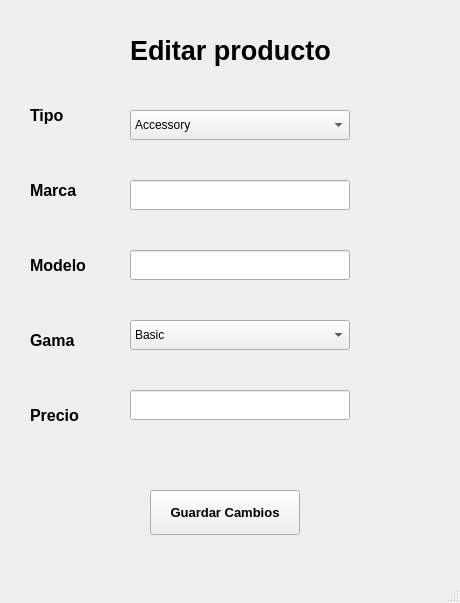
<?xml version="1.0" encoding="UTF-8"?>
<ui version="4.0">
 <class>EditarRegistro</class>
 <widget class="QMainWindow" name="EditarRegistro">
  <property name="geometry">
   <rect>
    <x>0</x>
    <y>0</y>
    <width>460</width>
    <height>603</height>
   </rect>
  </property>
  <property name="windowTitle">
   <string>Editar producto</string>
  </property>
  <widget class="QWidget" name="centralwidget">
   <widget class="QLabel" name="lbl_titulo_editar">
    <property name="geometry">
     <rect>
      <x>130</x>
      <y>30</y>
      <width>231</width>
      <height>41</height>
     </rect>
    </property>
    <property name="font">
     <font>
      <family>Arial</family>
      <pointsize>20</pointsize>
      <weight>75</weight>
      <bold>true</bold>
     </font>
    </property>
    <property name="text">
     <string>Editar producto</string>
    </property>
   </widget>
   <widget class="QLabel" name="lbl_tipo">
    <property name="geometry">
     <rect>
      <x>30</x>
      <y>100</y>
      <width>75</width>
      <height>30</height>
     </rect>
    </property>
    <property name="font">
     <font>
      <family>Arial</family>
      <pointsize>12</pointsize>
      <weight>75</weight>
      <bold>true</bold>
     </font>
    </property>
    <property name="text">
     <string>Tipo</string>
    </property>
   </widget>
   <widget class="QLabel" name="lbl_marca">
    <property name="geometry">
     <rect>
      <x>30</x>
      <y>175</y>
      <width>75</width>
      <height>30</height>
     </rect>
    </property>
    <property name="font">
     <font>
      <family>Arial</family>
      <pointsize>12</pointsize>
      <weight>75</weight>
      <bold>true</bold>
     </font>
    </property>
    <property name="text">
     <string>Marca</string>
    </property>
   </widget>
   <widget class="QLabel" name="lbl_modelo">
    <property name="geometry">
     <rect>
      <x>30</x>
      <y>250</y>
      <width>75</width>
      <height>30</height>
     </rect>
    </property>
    <property name="font">
     <font>
      <family>Arial</family>
      <pointsize>12</pointsize>
      <weight>75</weight>
      <bold>true</bold>
     </font>
    </property>
    <property name="text">
     <string>Modelo</string>
    </property>
   </widget>
   <widget class="QLabel" name="lbl_gama">
    <property name="geometry">
     <rect>
      <x>30</x>
      <y>325</y>
      <width>75</width>
      <height>30</height>
     </rect>
    </property>
    <property name="font">
     <font>
      <family>Arial</family>
      <pointsize>12</pointsize>
      <weight>75</weight>
      <bold>true</bold>
     </font>
    </property>
    <property name="text">
     <string>Gama</string>
    </property>
   </widget>
   <widget class="QLabel" name="lbl_precio">
    <property name="geometry">
     <rect>
      <x>30</x>
      <y>400</y>
      <width>75</width>
      <height>30</height>
     </rect>
    </property>
    <property name="font">
     <font>
      <family>Arial</family>
      <pointsize>12</pointsize>
      <weight>75</weight>
      <bold>true</bold>
     </font>
    </property>
    <property name="text">
     <string>Precio</string>
    </property>
   </widget>
   <widget class="QComboBox" name="cbx_tipo">
    <property name="geometry">
     <rect>
      <x>130</x>
      <y>110</y>
      <width>220</width>
      <height>30</height>
     </rect>
    </property>
    <item>
     <property name="text">
      <string>Accessory</string>
     </property>
    </item>
    <item>
     <property name="text">
      <string>Display</string>
     </property>
    </item>
    <item>
     <property name="text">
      <string>Gaming Chair</string>
     </property>
    </item>
    <item>
     <property name="text">
      <string>Headset</string>
     </property>
    </item>
    <item>
     <property name="text">
      <string>Keyboard</string>
     </property>
    </item>
    <item>
     <property name="text">
      <string>Mouse</string>
     </property>
    </item>
    <item>
     <property name="text">
      <string>Wireless Audio</string>
     </property>
    </item>
   </widget>
   <widget class="QLineEdit" name="txt_marca">
    <property name="geometry">
     <rect>
      <x>130</x>
      <y>180</y>
      <width>220</width>
      <height>30</height>
     </rect>
    </property>
    <property name="font">
     <font>
      <family>Arial</family>
      <pointsize>10</pointsize>
     </font>
    </property>
   </widget>
   <widget class="QLineEdit" name="txt_modelo">
    <property name="geometry">
     <rect>
      <x>130</x>
      <y>250</y>
      <width>220</width>
      <height>30</height>
     </rect>
    </property>
    <property name="font">
     <font>
      <family>Arial</family>
      <pointsize>10</pointsize>
     </font>
    </property>
   </widget>
   <widget class="QComboBox" name="cbx_gama">
    <property name="geometry">
     <rect>
      <x>130</x>
      <y>320</y>
      <width>220</width>
      <height>30</height>
     </rect>
    </property>
    <item>
     <property name="text">
      <string>Basic</string>
     </property>
    </item>
    <item>
     <property name="text">
      <string>Advance</string>
     </property>
    </item>
    <item>
     <property name="text">
      <string>Elite</string>
     </property>
    </item>
   </widget>
   <widget class="QLineEdit" name="txt_precio">
    <property name="geometry">
     <rect>
      <x>130</x>
      <y>390</y>
      <width>220</width>
      <height>30</height>
     </rect>
    </property>
    <property name="font">
     <font>
      <family>Arial</family>
      <pointsize>10</pointsize>
     </font>
    </property>
   </widget>
   <widget class="QPushButton" name="btn_editar">
    <property name="geometry">
     <rect>
      <x>150</x>
      <y>490</y>
      <width>150</width>
      <height>45</height>
     </rect>
    </property>
    <property name="font">
     <font>
      <family>Arial</family>
      <pointsize>10</pointsize>
      <weight>75</weight>
      <bold>true</bold>
     </font>
    </property>
    <property name="text">
     <string>Guardar Cambios</string>
    </property>
   </widget>
  </widget>
  <widget class="QStatusBar" name="statusbar"/>
 </widget>
 <resources/>
 <connections/>
</ui>
